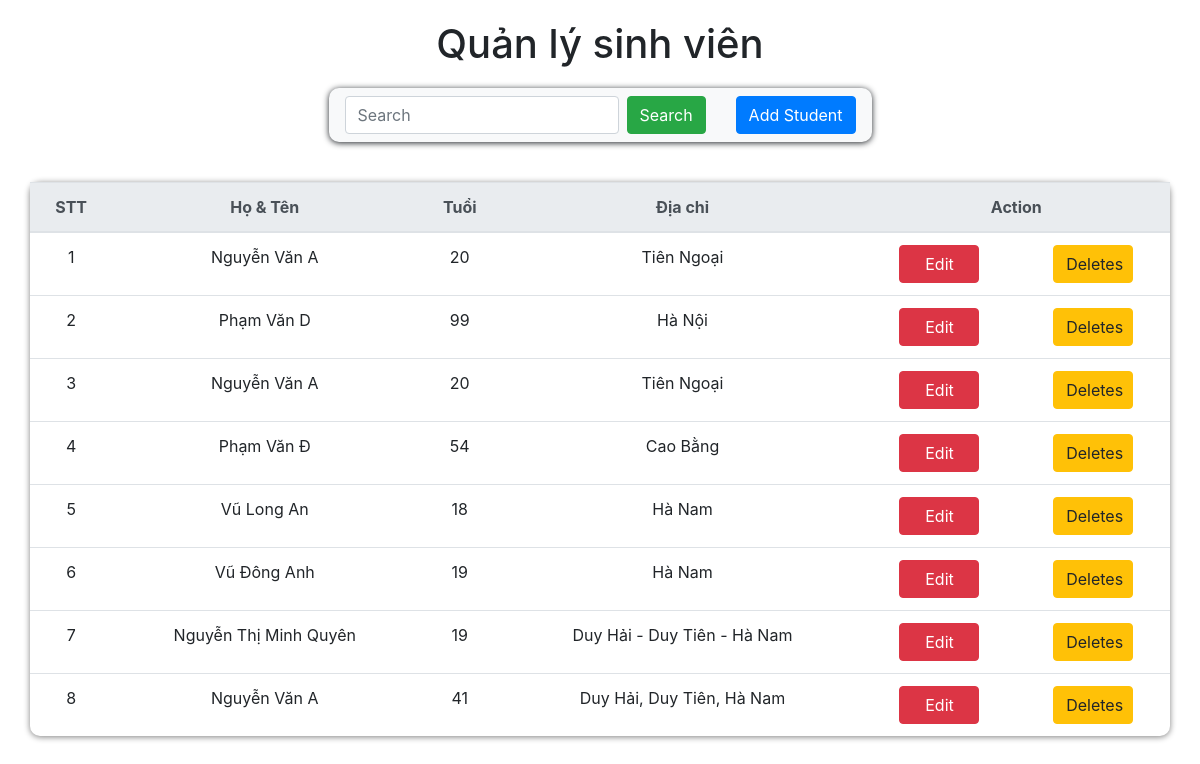
The page / on the database its author committed.
### tables this page shows
CREATE TABLE `student` (
  `id` int(11) NOT NULL,
  `fullName` varchar(80) NOT NULL,
  `age` int(11) DEFAULT NULL,
  `address` varchar(200) DEFAULT NULL
);

### dbhelp.php (called while the page is built, shortened)
<?php
function executeResult($sql){
    $conn = mysqli_connect(HOST , USERNAME , PASSWORD , DATABASE);
     $resultSet = mysqli_query($conn , $sql);
     $list = [];
    while($row = mysqli_fetch_array($resultSet,1)){
     $list[] = $row ;
    }
    return $list ;
}
?>

### index.php (the view, shortened to what this page needs)
<!DOCTYPE html>
<html lang="en">
<head>
    <link rel="stylesheet" href="https://maxcdn.bootstrapcdn.com/bootstrap/4.4.1/css/bootstrap.min.css">
</head>
<body>
    <div class="container">
        <div class="row" style="padding : 20px;">
            <h1 style="margin: 0px auto;">Quản lý sinh viên</h1>
        </div>
        <div class="row">
            <nav class="navbar navbar-expand-sm bg-light navbar-dark" style="box-shadow: 0 1px 6px 0;border-radius : 10px ; margin : 0px auto 40px;">
                <form class="form-inline" action="" method="get">
                    <input class="form-control mr-sm-2" type="text" placeholder="Search" name="search">
                    <button class="btn btn-success" type="submit" >Search</button>
                </form>
                <button class="btn btn-primary" style="margin-left: 30px;" onclick="window.open('input.php', '_self')">Add Student</button>
            </nav>
        </div>
        <div class="row">
            <table class="table" style="box-shadow: 0 1px 6px 0 grey;border-radius : 10px ; text-align: center;">
                <thead class="thead-light">
                    <tr>
                        <th scope="col">STT</th>
                        <th scope="col">Họ & Tên</th>
                        <th scope="col">Tuổi</th>
                        <th scope="col">Địa chỉ</th>
                        <th colspan="2" width="100px">Action</th>
                    </tr>
                </thead>
                <tbody>
                    <?php
                    require_once 'dbhelp.php';
                    if(isset($_GET['search'])  && $_GET['search'] != '' ){
                        $sql = 'select * from student where fullName like "%'.$_GET['search'].'%"';
                    }
                    else{
                        $sql = 'select * from student';
                    }
                    $studentList = executeResult($sql);
                    $index = 1;
                    foreach ($studentList as $std) {
                    ?>
                        <tr>
                            <td><?php echo $index++; ?></td>
                            <td><?php echo $std['fullName']; ?></td>
                            <td><?php echo $std['age']; ?></td>
                            <td><?php echo $std['address']; ?></td>
                            <td><button class="btn btn-danger" style="width: 80px;" onclick="window.open('input.php?id=<?php echo $std['id']; ?>' , '_self')">Edit</button></td>
                            <td><button class="btn btn-warning" style="width: 80px;" onclick="deleteStudent(<?php echo $std['id'];?>)">Deletes</button></td>
                        </tr>
                    <?php
                    }
                    ?>
                </tbody>
            </table>
        </div>
    </div>
</body>
</html>

### rows shown on the page
student: fullName "Nguyễn Văn A", age "20", address "Tiên Ngoại"
student: fullName "Phạm Văn D", age "99", address "Hà Nội"
student: fullName "Nguyễn Văn A", age "20", address "Tiên Ngoại"
student: fullName "Phạm Văn Đ", age "54", address "Cao Bằng"
student: fullName "Vũ Long An", age "18", address "Hà Nam"
student: fullName "Vũ Đông Anh", age "19", address "Hà Nam"
student: fullName "Nguyễn Thị Minh Quyên", age "19", address "Duy Hải - Duy Tiên - Hà Nam"
student: fullName "Nguyễn Văn A", age "41", address "Duy Hải, Duy Tiên, Hà Nam"
